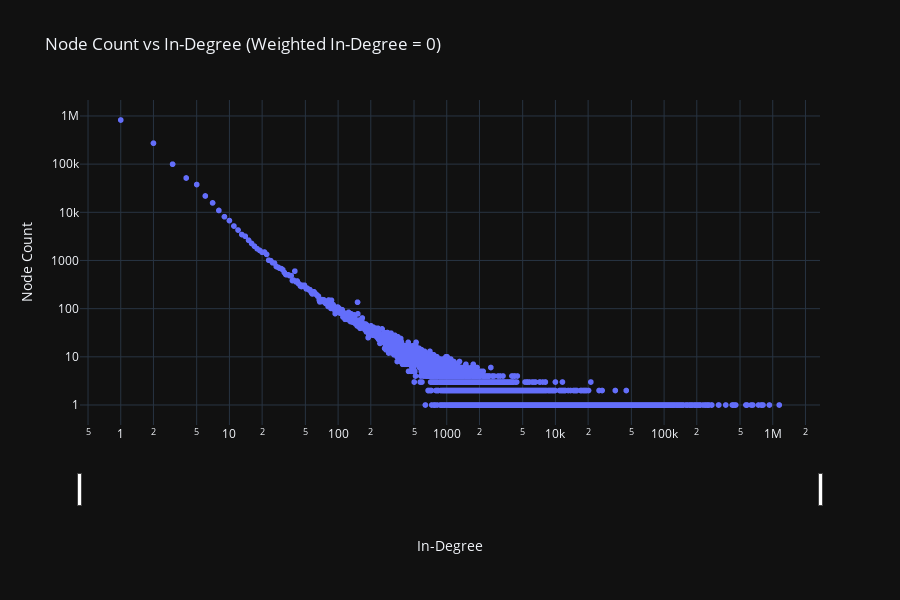
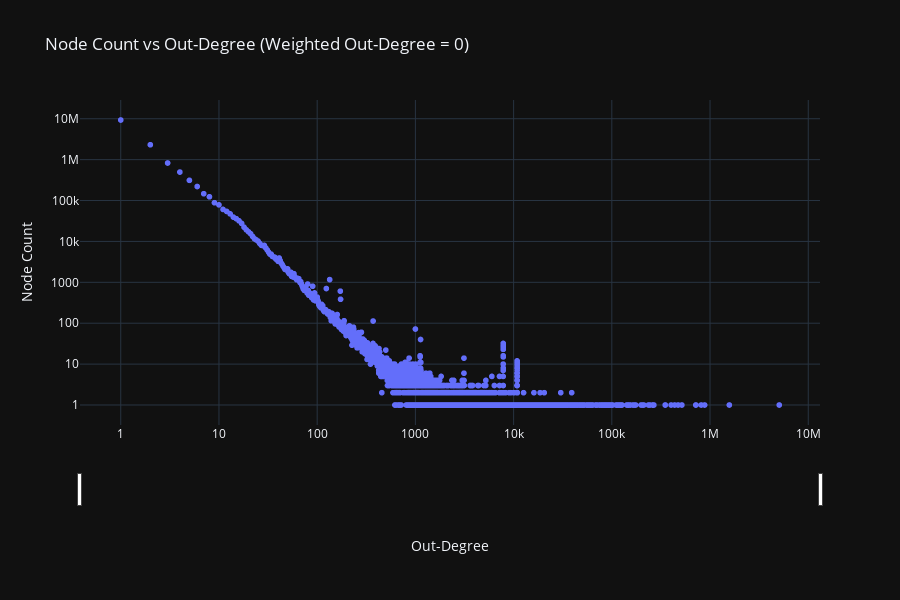

The notebook cell these images were saved under, in order:
### Code cell
import pandas as pd
import plotly.express as px

df = pd.read_csv(r'C:\Users\varun\OneDrive\Desktop\major\anomaly\newfolder\mismatch_output.txt', sep='\s+')

df = df.apply(pd.to_numeric, errors='coerce')

case1 = df[(df['in_degree'] > 0) & (df['weighted_in_degree'] == 0)]
case1_dist = case1.groupby('in_degree').size().reset_index(name='node_count')
case1_dist = case1_dist.sort_values('in_degree')

fig1 = px.scatter(
    case1_dist,
    x='in_degree',
    y='node_count',
    title='Node Count vs In-Degree (Weighted In-Degree = 0)',
    log_x=True,
    log_y=True,
    labels={'in_degree': 'In-Degree', 'node_count': 'Node Count'},
    template='plotly_dark'
)
fig1.update_layout(
    xaxis=dict(rangeslider=dict(visible=True)),
    height=600
)

case2 = df[(df['out_degree'] > 0) & (df['weighted_out_degree'] == 0)]
case2_dist = case2.groupby('out_degree').size().reset_index(name='node_count')
case2_dist = case2_dist.sort_values('out_degree')

fig2 = px.scatter(
    case2_dist,
    x='out_degree',
    y='node_count',
    title='Node Count vs Out-Degree (Weighted Out-Degree = 0)',
    log_x=True,
    log_y=True,
    labels={'out_degree': 'Out-Degree', 'node_count': 'Node Count'},
    template='plotly_dark'
)
fig2.update_layout(
    xaxis=dict(rangeslider=dict(visible=True)),
    height=600
)


fig1.show()
fig2.show()

### Figure 1 — Plotly figure (JSON) as saved in the notebook; plotly's stock layout.template omitted (floating-point values rounded to 4 significant figures; data arrays with more than 128 entries replaced by an {"elided": "..."} marker saying what was removed)
{"data": [{"hovertemplate": "In-Degree=%{x}<br>Node Count=%{y}<extra></extra>", "legendgroup": "", "marker": {"color": "#636efa", "symbol": "circle"}, "mode": "markers", "name": "", "showlegend": false, "type": "scattergl", "x": {"elided": "5724 int values"}, "xaxis": "x", "y": {"elided": "5724 int values"}, "yaxis": "y"}], "layout": {"height": 600, "legend": {"tracegroupgap": 0}, "title": {"text": "Node Count vs In-Degree (Weighted In-Degree = 0)"}, "xaxis": {"anchor": "y", "domain": [0, 1], "rangeslider": {"visible": true}, "title": {"text": "In-Degree"}, "type": "log"}, "yaxis": {"anchor": "x", "domain": [0, 1], "title": {"text": "Node Count"}, "type": "log"}}}

### Figure 2 — Plotly figure (JSON) as saved in the notebook; plotly's stock layout.template omitted (floating-point values rounded to 4 significant figures; data arrays with more than 128 entries replaced by an {"elided": "..."} marker saying what was removed)
{"data": [{"hovertemplate": "Out-Degree=%{x}<br>Node Count=%{y}<extra></extra>", "legendgroup": "", "marker": {"color": "#636efa", "symbol": "circle"}, "mode": "markers", "name": "", "showlegend": false, "type": "scattergl", "x": {"elided": "3784 int values"}, "xaxis": "x", "y": {"elided": "3784 int values"}, "yaxis": "y"}], "layout": {"height": 600, "legend": {"tracegroupgap": 0}, "title": {"text": "Node Count vs Out-Degree (Weighted Out-Degree = 0)"}, "xaxis": {"anchor": "y", "domain": [0, 1], "rangeslider": {"visible": true}, "title": {"text": "Out-Degree"}, "type": "log"}, "yaxis": {"anchor": "x", "domain": [0, 1], "title": {"text": "Node Count"}, "type": "log"}}}
